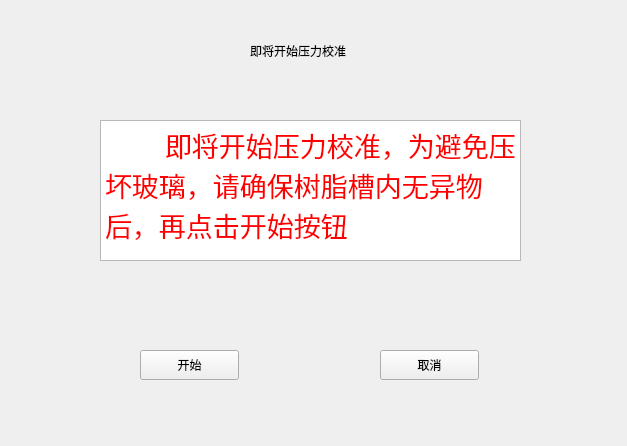
<?xml version="1.0" encoding="UTF-8"?>
<ui version="4.0">
 <class>AdjustPage</class>
 <widget class="QWidget" name="AdjustPage">
  <property name="geometry">
   <rect>
    <x>0</x>
    <y>0</y>
    <width>627</width>
    <height>446</height>
   </rect>
  </property>
  <property name="windowTitle">
   <string>Form</string>
  </property>
  <property name="windowOpacity">
   <double>0.500000000000000</double>
  </property>
  <property name="styleSheet">
   <string notr="true">background-image:url(:/img/Gray.png);</string>
  </property>
  <widget class="QLabel" name="label">
   <property name="geometry">
    <rect>
     <x>250</x>
     <y>30</y>
     <width>141</width>
     <height>41</height>
    </rect>
   </property>
   <property name="text">
    <string>即将开始压力校准</string>
   </property>
  </widget>
  <widget class="QTextEdit" name="textEdit">
   <property name="geometry">
    <rect>
     <x>100</x>
     <y>120</y>
     <width>421</width>
     <height>141</height>
    </rect>
   </property>
   <property name="html">
    <string>&lt;!DOCTYPE HTML PUBLIC &quot;-//W3C//DTD HTML 4.0//EN&quot; &quot;http://www.w3.org/TR/REC-html40/strict.dtd&quot;&gt;
&lt;html&gt;&lt;head&gt;&lt;meta name=&quot;qrichtext&quot; content=&quot;1&quot; /&gt;&lt;style type=&quot;text/css&quot;&gt;
p, li { white-space: pre-wrap; }
&lt;/style&gt;&lt;/head&gt;&lt;body style=&quot; font-family:'PibotoLt'; font-size:12pt; font-weight:400; font-style:normal;&quot;&gt;
&lt;p style=&quot; margin-top:0px; margin-bottom:0px; margin-left:0px; margin-right:0px; -qt-block-indent:0; text-indent:0px;&quot;&gt;&lt;span style=&quot; font-size:20pt; color:#ff0000;&quot;&gt;        即将开始压力校准，为避免压坏玻璃，请确保树脂槽内无异物后，再点击开始按钮&lt;/span&gt;&lt;/p&gt;&lt;/body&gt;&lt;/html&gt;</string>
   </property>
  </widget>
  <widget class="QPushButton" name="startAdjust">
   <property name="geometry">
    <rect>
     <x>140</x>
     <y>350</y>
     <width>99</width>
     <height>30</height>
    </rect>
   </property>
   <property name="text">
    <string>开始</string>
   </property>
  </widget>
  <widget class="QPushButton" name="cancel">
   <property name="geometry">
    <rect>
     <x>380</x>
     <y>350</y>
     <width>99</width>
     <height>30</height>
    </rect>
   </property>
   <property name="text">
    <string>取消</string>
   </property>
  </widget>
 </widget>
 <resources/>
 <connections/>
</ui>
